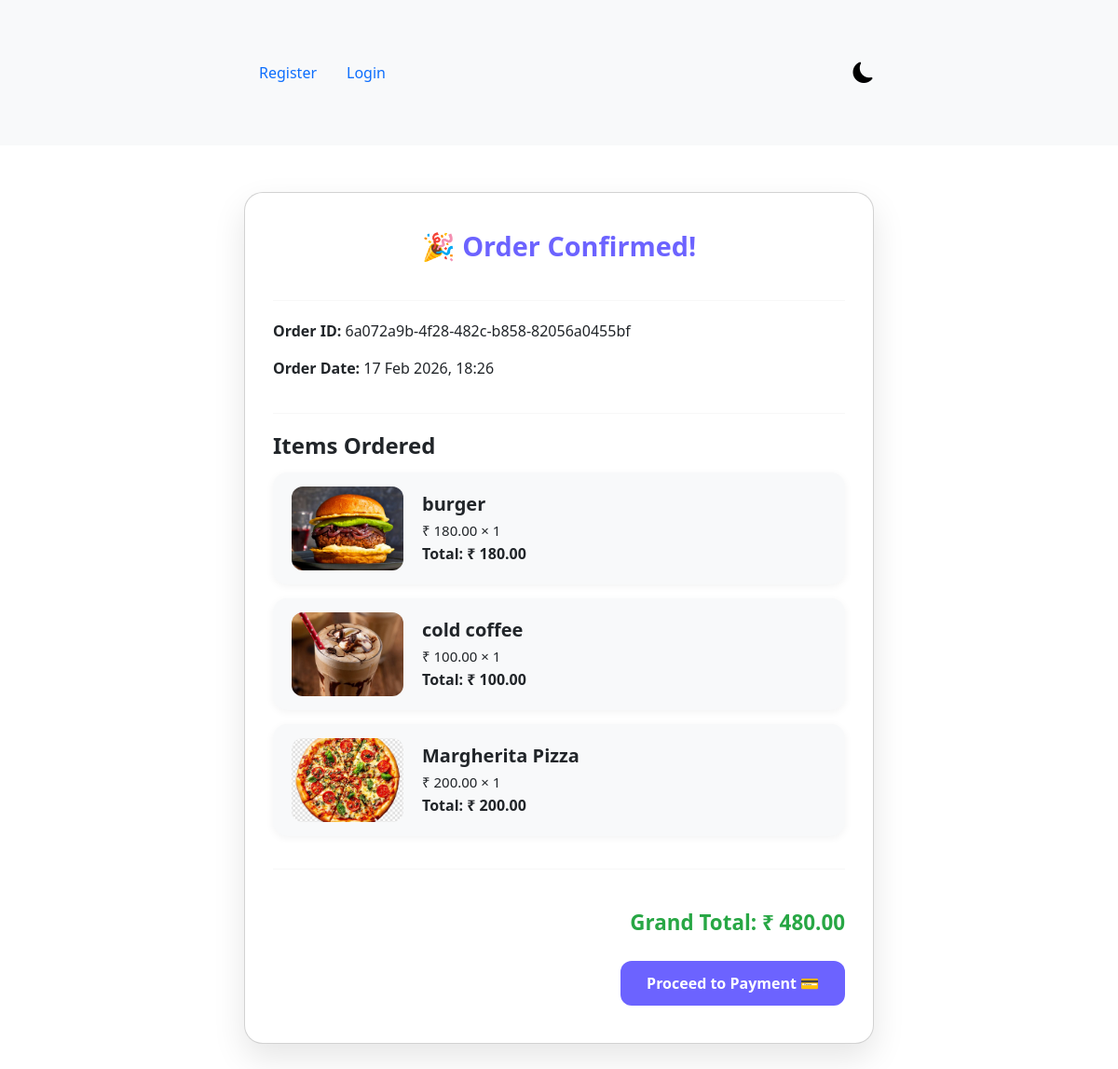
Screenshot of /foods/payment/4/ with the database file from the repository.
### foods/models.py (models this page shows, shortened)
class Order(models.Model):
    user = models.ForeignKey(User, on_delete=models.CASCADE)
    order_id = models.UUIDField(default=uuid.uuid4, editable=False, unique=True)
    created_at = models.DateTimeField(auto_now_add=True)
    total_price = models.DecimalField(max_digits=10, decimal_places=2)

class OrderItem(models.Model):
    order = models.ForeignKey(Order, related_name='items', on_delete=models.CASCADE)
    food_name = models.CharField(max_length=200)
    price = models.DecimalField(max_digits=8, decimal_places=2)
    quantity = models.IntegerField()
    food_img = models.ImageField(upload_to='orders/', null=True, blank=True)
    def get_total(self):
        return self.price * self.quantity

### foods/views.py (the view)
# urls.py: path('payment/<int:order_id>/', views.payment_page, name='payment_page'),
def payment_page(request, order_id):
    order = get_object_or_404(Order, id=order_id)
    items = order.items.all()
    return render(request, 'foods/orderdetails.html', {
        'order': order,
        'thing': items
    })

### templates/foods/orderdetails.html (shortened to what this page needs)
{% extends 'base.html' %}
{% load static %}
{% block content %}
<div class="container">
    <div class="card">
        <h2 class="text-center">🎉 Order Confirmed!</h2>
        <hr>
        <p><strong>Order ID:</strong> {{ order.order_id }}</p>
        <p><strong>Order Date:</strong> {{ order.created_at|date:"d M Y, H:i" }}</p>
        <hr>
        <h4>Items Ordered</h4>
        {% for item in thing %}
        <div class="item-card">
            {% if item.food_img %}
            <img src="{{ item.food_img.url }}" alt="{{ item.food_name }}">
            {% endif %}
            <div>
                <h5>{{ item.food_name }}</h5>
                <p>₹ {{ item.price }} × {{ item.quantity }}</p>
                <strong>Total: ₹ {{ item.get_total }}</strong>
            </div>
        </div>
        {% endfor %}
        <hr>
        <div class="grand-total">Grand Total: ₹ {{ order.total_price }}</div>
        <div class="text-end mt-4">
            <a href="{% url 'payment_options' order.id %}" class="btn-proceed">
                Proceed to Payment 💳
            </a>
        </div>
    </div>
</div>
{% endblock %}

### templates/base.html (style rules this page uses)
:root { --bg-color: #ffffff; --text-color: #000000; --card-bg: #ffffff; --nav-bg: #f8f9fa; }
body { background-color: var(--bg-color); color: var(--text-color); transition: all 0.3s ease; scroll-behavior: smooth; }
.card, .jumbotron { background-color: var(--card-bg) !important; border-radius: 12px; }

### templates/foods/orderdetails.html (style rules this page uses)
.container { max-width: 700px; margin: 50px auto; font-family: 'Segoe UI', Tahoma, Geneva, Verdana, sans-serif; }
.card { background-color: var(--bs-body-bg); color: var(--bs-body-color); border-radius: 20px; padding: 40px 30px; box-shadow: 0 15px 35px rgba(0,0,0,0.1); transition: transform 0.2s, box-shadow 0.2s; }
.card h2 { font-weight: 700; font-size: 1.8rem; margin-bottom: 20px; color: #6c63ff; }
.card h4 { font-weight: 600; margin-bottom: 15px; }
.card hr { border-top: 1px solid #ddd; margin: 20px 0; }
.item-card { display: flex; align-items: center; background-color: var(--bs-gray-100); padding: 15px 20px; border-radius: 15px; margin-bottom: 15px; box-shadow: 0 2px 8px rgba(0,0,0,0.05); transition: transform 0.2s, box-shadow 0.2s; }
.item-card h5, .item-card p, .item-card strong { color: #212529; }
.item-card img { width: 120px; height: 90px; object-fit: cover; border-radius: 12px; margin-right: 20px; }
.item-card h5 { font-weight: 600; margin-bottom: 5px; }
.item-card p { margin: 2px 0; font-size: 15px; color: var(--bs-body-color); }
.item-card strong { font-weight: 600; color: var(--bs-body-color); }
.grand-total { font-size: 1.4rem; font-weight: 700; color: #28a745; text-align: right; margin-top: 20px; }
.btn-proceed { display: inline-block; font-size: 16px; padding: 12px 28px; border-radius: 12px; background-color: #6c63ff; color: #fff; font-weight: 600; text-decoration: none; transition: background-color 0.3s, transform 0.2s; }
.card p, .card p>strong, .card h4 { color: var(--bs-body-color); }

### rows the page displays
Order: order_id "6a072a9b-4f28-482c-b858-82056a0455bf", created_at "17 Feb 2026, 18:26", total_price "480.00"
OrderItem: food_img (picture), food_name "burger", price "180.00", quantity "1", get_total "180.00"
OrderItem: food_img (picture), food_name "cold coffee", price "100.00", quantity "1", get_total "100.00"
OrderItem: food_img (picture), food_name "Margherita Pizza", price "200.00", quantity "1", get_total "200.00"
